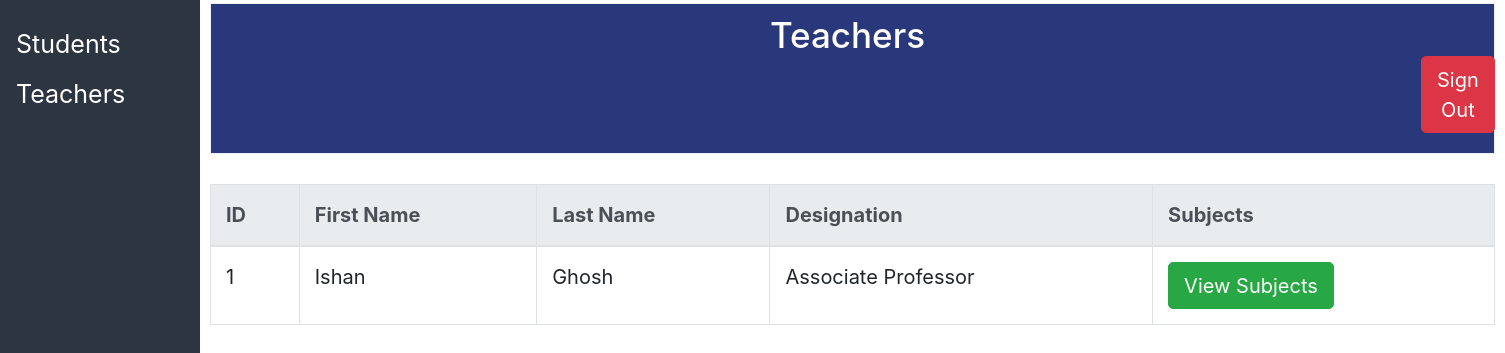
The page /faculty.php on the database its author committed.
### tables this page shows
CREATE TABLE `faculty` (
  `Id` int(11) NOT NULL,
  `FirstName` varchar(30) NOT NULL,
  `LastName` varchar(30) NOT NULL,
  `Designation` varchar(50) NOT NULL
);

### faculty.php (the view, shortened to what this page needs)
<!DOCTYPE html>
<html>
<head>
	<link rel="stylesheet" href="https://stackpath.bootstrapcdn.com/bootstrap/4.4.1/css/bootstrap.min.css">
<link rel="stylesheet" href="style.css">
</head>
<body>
  <?php
$connection=mysqli_connect("localhost","root","","taxheal");
$query="SELECT * FROM faculty";
$query_run = mysqli_query($connection, $query);
?>
<div class="sidenav">
  <a href="index.php">Students</a>
  <a href="faculty.php">Teachers</a>
</div>
<div class="main">
   <div class="header">
  <h3 style="margin-right: 10px;"> Teachers
<button onclick="signOut()" class="btn btn-danger" style="margin-left: 1200px;">Sign Out</button>
</h3>
  </div>
 <br/>
	<table class="table table-bordered table-hover">
  <thead class="thead-light">
    <tr>
      <th scope="col">ID</th>
      <th scope="col">First Name</th>
      <th scope="col">Last Name</th>
      <th scope="col">Designation</th>
      <th scope="col">Subjects</th>
    </tr>
  </thead>
  <tbody>
    <?php
if(mysqli_num_rows($query_run)>0)
{
while($row = mysqli_fetch_assoc($query_run))
{
?>
    <tr>
      <td><?php echo $row['Id']; ?></td>
      <td><?php echo $row['FirstName']; ?></td>
     <td><?php echo $row['LastName']; ?></td>
      <td><?php echo $row['Designation']; ?></td>
        <td>
         <form action="fsubjects.php" method="post">
         <button type ="submit" name="edit_btn" class="btn btn-success"> View Subjects  </button>
         </form>
        </td>
    </tr>
        <?php
}
}
else{
echo "No record found";
}
?>
  </tbody>
</table>
</div>
</body>
</html>

### style.css (style rules this page uses)
* { font-size: 20px; }
.sidenav { height: 100%; width: 200px; position: fixed; z-index: 1; top: 0; left: 0; background-color: #2c3540; overflow-x: hidden; padding-top: 20px; }
.sidenav a { padding: 6px 8px 6px 16px; text-decoration: none; font-size: 25px; color: white; display: block; }
.main { margin-left: 200px; padding: 3px 10px; }
.header { text-align: center; color: white; border-style: solid; border-width: thin; background: #29387b; border-color: #edf1f5; padding: 10px; }

### rows shown on the page
faculty: Id "1", FirstName "Ishan", LastName "Ghosh", Designation "Associate Professor"
